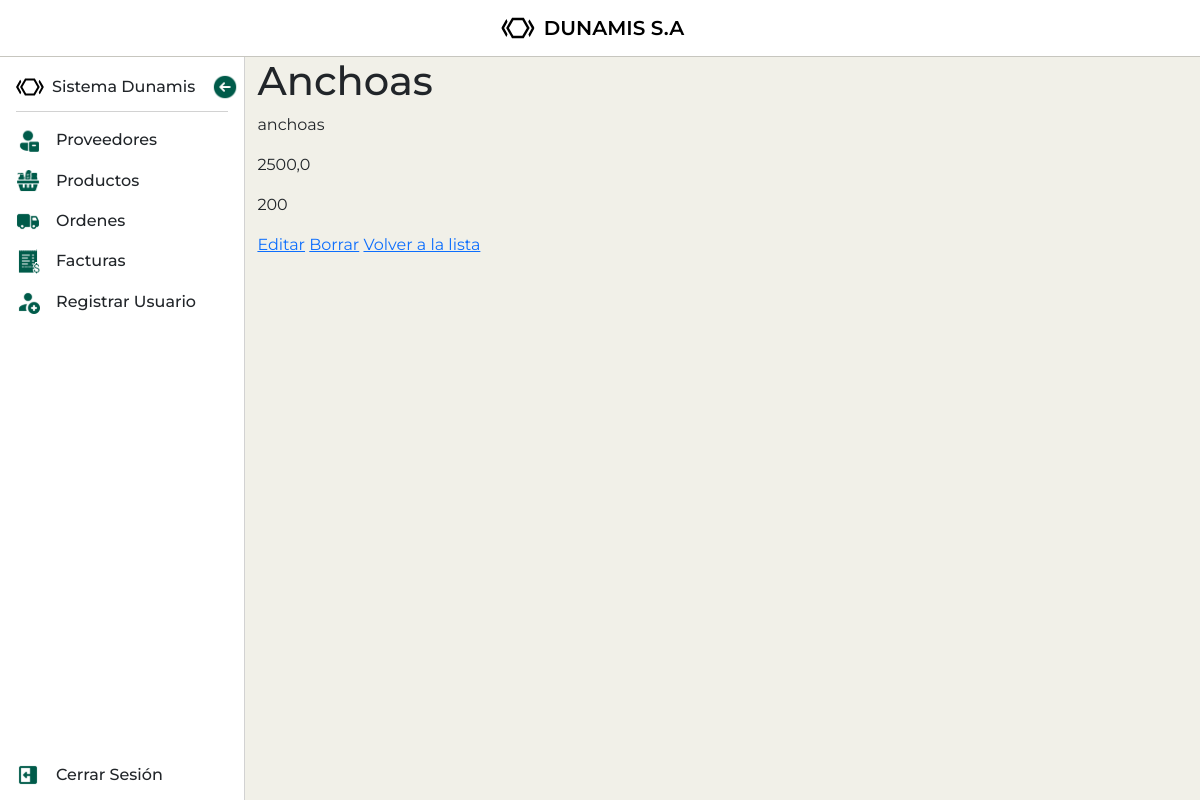
Page /productos/23/ (signed in) on the earlier database version.
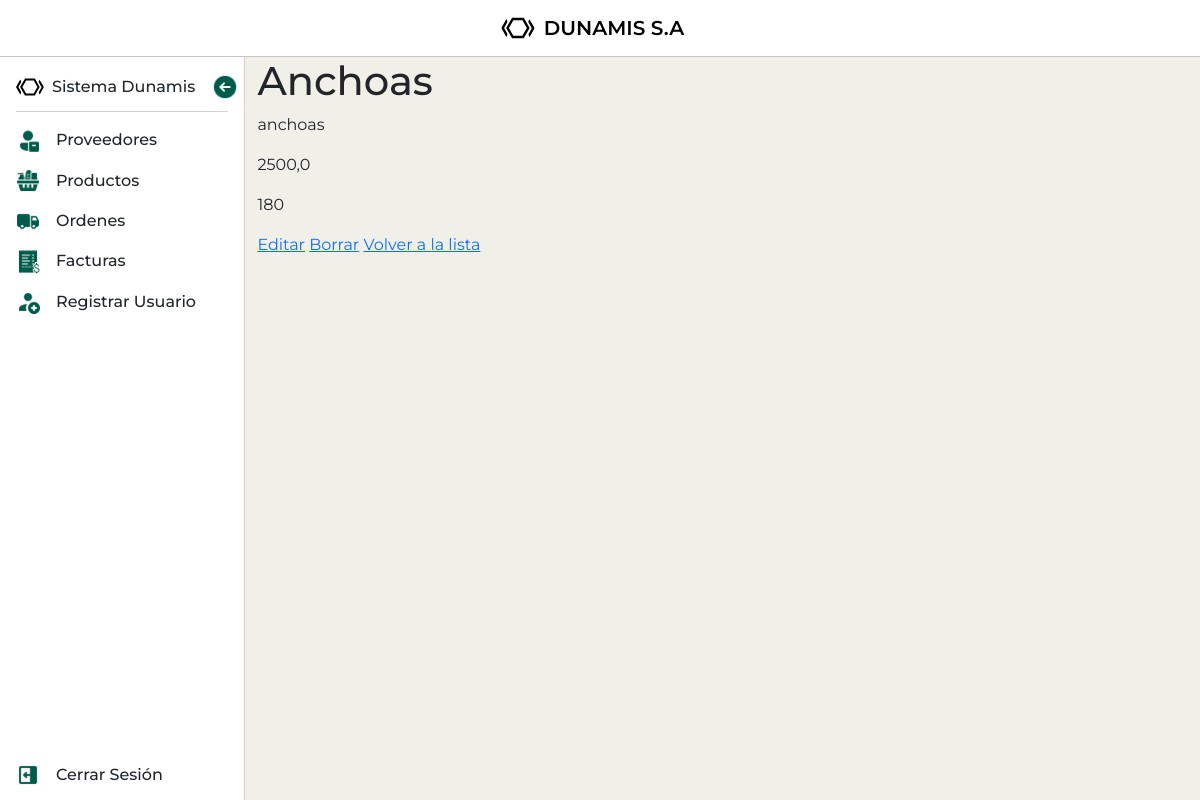
Same page on the later database version.
### mod_ventas/sub_mod_productos/models.py (models this page shows, shortened)
class Producto(models.Model):
    nombre = models.CharField(max_length=150)
    imagen = models.ImageField(upload_to='productos/', blank=True, null=True, default='productos/default.png')
    tipo_producto = models.ForeignKey(TipoProducto, on_delete=models.CASCADE, default=1)
    proveedor = models.ForeignKey(Proveedor, on_delete=models.CASCADE, default=1)
    precio_compra = models.FloatField(validators=[MinValueValidator(1)], default=0)
    precio_venta = models.FloatField(validators=[MinValueValidator(1)], default=0)
    codigo_lote = models.CharField(max_length=150, default='')
    stock = models.IntegerField(default=0)
    fecha_vencimiento = models.DateField(default=date.today)
    slug = models.SlugField(default='', null=False)
    activo = models.BooleanField(default=True)
    descripcion = models.TextField()

### mod_ventas/sub_mod_productos/views.py (the view)
# urls.py: path('<int:pk>/', ProductoDetailView.as_view(), name='producto_detalle'),
class ProductoDetailView(LoginRequiredMixin, DetailView):
    model = Producto
    template_name = 'sub_mod_productos/producto_detail.html'
    context_object_name = 'producto'
    def get_object(self, queryset=None):
        try:
            return super().get_object(queryset)
        except Producto.DoesNotExist:
            raise Http404("Producto not found")
    def get_context_data(self, **kwargs):
        context = super().get_context_data(**kwargs)
        context['related_items'] = Producto.objects.filter(tipo_producto=self.object.tipo_producto)
        return context

### mod_ventas/sub_mod_productos/templates/sub_mod_productos/producto_detail.html
{% extends "base.html" %}
{% load static %}
{% block content %}
    <h1>{{ object.nombre }}</h1>
    <p>{{ object.descripcion }}</p>
    <p>{{ object.precio_venta }}</p>
    <p>{{ object.stock }}</p>
    <a href="{% url 'producto_editar' object.pk %}">Editar</a>
    <a href="{% url 'producto_borrar' object.pk %}">Borrar</a>
    <a href="{% url 'producto_list' %}">Volver a la lista</a>
{% endblock %}

Differences in the rows shown:
changed Producto "Anchoas": stock "200" → "180"
